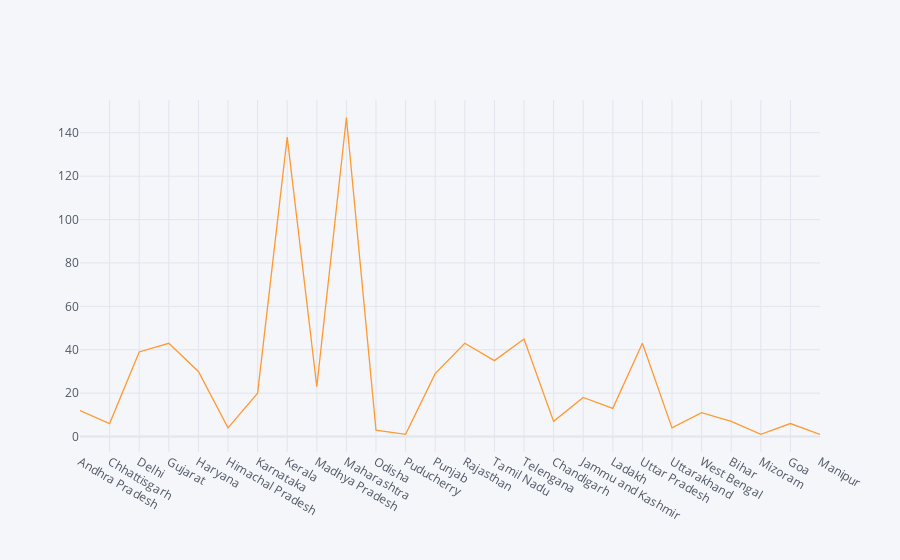

The code cell stored with this chart in its notebook:
### Code cell
df.iplot(kind='scatter',x='Name of State / UT',y='Total Cases')

### Figure 1 — Plotly figure (JSON) as saved in the notebook; plotly's stock layout.template omitted (floating-point values rounded to 4 significant figures)
{"data": [{"line": {"color": "rgba(255, 153, 51, 1.0)", "dash": "solid", "shape": "linear", "width": 1.3}, "mode": "lines", "name": "Total Cases", "text": "", "type": "scatter", "x": ["Andhra Pradesh", "Chhattisgarh", "Delhi", "Gujarat", "Haryana", "Himachal Pradesh", "Karnataka", "Kerala", "Madhya Pradesh", "Maharashtra", "Odisha", "Puducherry", "Punjab", "Rajasthan", "Tamil Nadu", "Telengana", "Chandigarh", "Jammu and Kashmir", "Ladakh", "Uttar Pradesh", "Uttarakhand", "West Bengal", "Bihar", "Mizoram", "Goa", "Manipur"], "y": [12, 6, 39, 43, 30, 4, 20, 138, 23, 147, 3, 1, 29, 43, 35, 45, 7, 18, 13, 43, 4, 11, 7, 1, 6, 1]}], "layout": {"legend": {"bgcolor": "#F5F6F9", "font": {"color": "#4D5663"}}, "paper_bgcolor": "#F5F6F9", "plot_bgcolor": "#F5F6F9", "title": {"font": {"color": "#4D5663"}}, "xaxis": {"gridcolor": "#E1E5ED", "showgrid": true, "tickfont": {"color": "#4D5663"}, "title": {"font": {"color": "#4D5663"}, "text": ""}, "zerolinecolor": "#E1E5ED"}, "yaxis": {"gridcolor": "#E1E5ED", "showgrid": true, "tickfont": {"color": "#4D5663"}, "title": {"font": {"color": "#4D5663"}, "text": ""}, "zerolinecolor": "#E1E5ED"}}}
